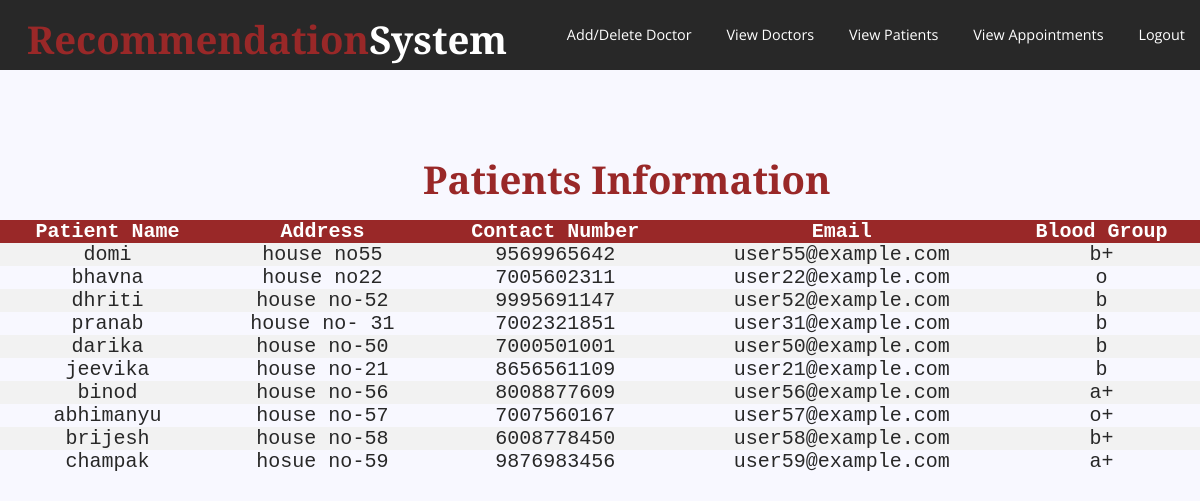
Page /presentationlayer/admin/viewpatients.php on the committed database.
### tables this page shows
CREATE TABLE `users` (
  `id` int(11) NOT NULL,
  `username` varchar(50) NOT NULL,
  `email` varchar(50) NOT NULL,
  `password` varchar(50) NOT NULL,
  `address` varchar(50) NOT NULL,
  `bloodgroup` varchar(50) NOT NULL,
  `contactnumber` varchar(50) NOT NULL
);

### presentationlayer/admin/viewpatients.php (the view, shortened to what this page needs)
<!DOCTYPE html>
<html>
<head>
	<link rel="stylesheet"  href="../../applicationlayer/css/style5.css">
</head>
<header>
	<h1>Recommendation<span>System</span></h1>
		<nav>
		<ul>
			<li><a href="admindashboard.php">Add/Delete Doctor</a></li>
			<li><a href="viewdoctor.php">View Doctors</a></li>
			<li><a href=" viewpatients.php">View Patients</a></li>
			<li><a href="viewappointments.php">View Appointments</a></li>
			<li><a href="../../applicationlayer/homelogin.php">Logout</a></li>
		</ul>
	</nav>
</header>
<body>
	<h1 style="margin-left:35% ;margin-top:80px"   class="asd">Patients Information</h1>
	<table class="table4">
		<tr>
		<th>Patient Name</th>
		<th>Address</th>
		<th>Contact Number</th>
		<th>Email</th>
		<th>Blood Group</th>
		</tr>
		<?php
		require('../../applicationlayer/db.php');
		$sql3="SELECT  * FROM  users " ;
		$result3=mysqli_query($con,$sql3);
		if(mysqli_num_rows($result3)>=1){
			while ($row3=$result3->fetch_assoc()) {
				echo "<tr><td>".$row3["username"]."</td><td>".$row3["address"]."</td><td>".$row3["contactnumber"]."</td><td>".$row3['email']."</td><td>".$row3['bloodgroup']."</td></tr>";
			}
			echo "</table";
		}
		?>
	</table>
</body>
</html>

### applicationlayer/css/style5.css (style rules this page uses)
body,html { margin: 0; padding: 0; }
header { width: 100%; height: 70px; background-color: #282828; }
h1 { position: absolute; padding: 3px; float: left; margin-left: 2%; margin-top: 10px; font-family: 'Alfa Slab One',cursive; color: #992828; }
span { color: #ffffff; }
ul { width: auto; float: right; margin-top: 8px; }
li { display: inline-block; padding: 15px 15px; }
a { text-align: center; color: #ffffff; text-decoration: none; font-family: 'Open Sans',sans-serif; font-size: 1.2vw; }
* { margin: 0px; padding: 0px; }
body { font-size: 120%; background: #F8F8FF; }
.table4 { border-collapse: collapse; width: 100%; color: #282828; font-family: monospace; font-size: 20px; text-align: center; margin-top:150px; padding: 0; }
th { background-color: #992828; color: white; width: auto; }
tr:nth-child(even) { background-color: #f2f2f2; width: auto; }

### rows in the picture
users: username "domi", address "house no55", contactnumber "9569965642", email "user55@example.com", bloodgroup "b+"
users: username "bhavna", address "house no22", contactnumber "7005602311", email "user22@example.com", bloodgroup "o"
users: username "dhriti", address "house no-52", contactnumber "9995691147", email "user52@example.com", bloodgroup "b"
users: username "pranab", address "house no- 31", contactnumber "7002321851", email "user31@example.com", bloodgroup "b"
users: username "darika", address "house no-50", contactnumber "7000501001", email "user50@example.com", bloodgroup "b"
users: username "jeevika", address "house no-21", contactnumber "8656561109", email "user21@example.com", bloodgroup "b"
users: username "binod", address "house no-56", contactnumber "8008877609", email "user56@example.com", bloodgroup "a+"
users: username "abhimanyu", address "house no-57", contactnumber "7007560167", email "user57@example.com", bloodgroup "o+"
users: username "brijesh", address "house no-58", contactnumber "6008778450", email "user58@example.com", bloodgroup "b+"
users: username "champak", address "hosue no-59", contactnumber "9876983456", email "user59@example.com", bloodgroup "a+"
